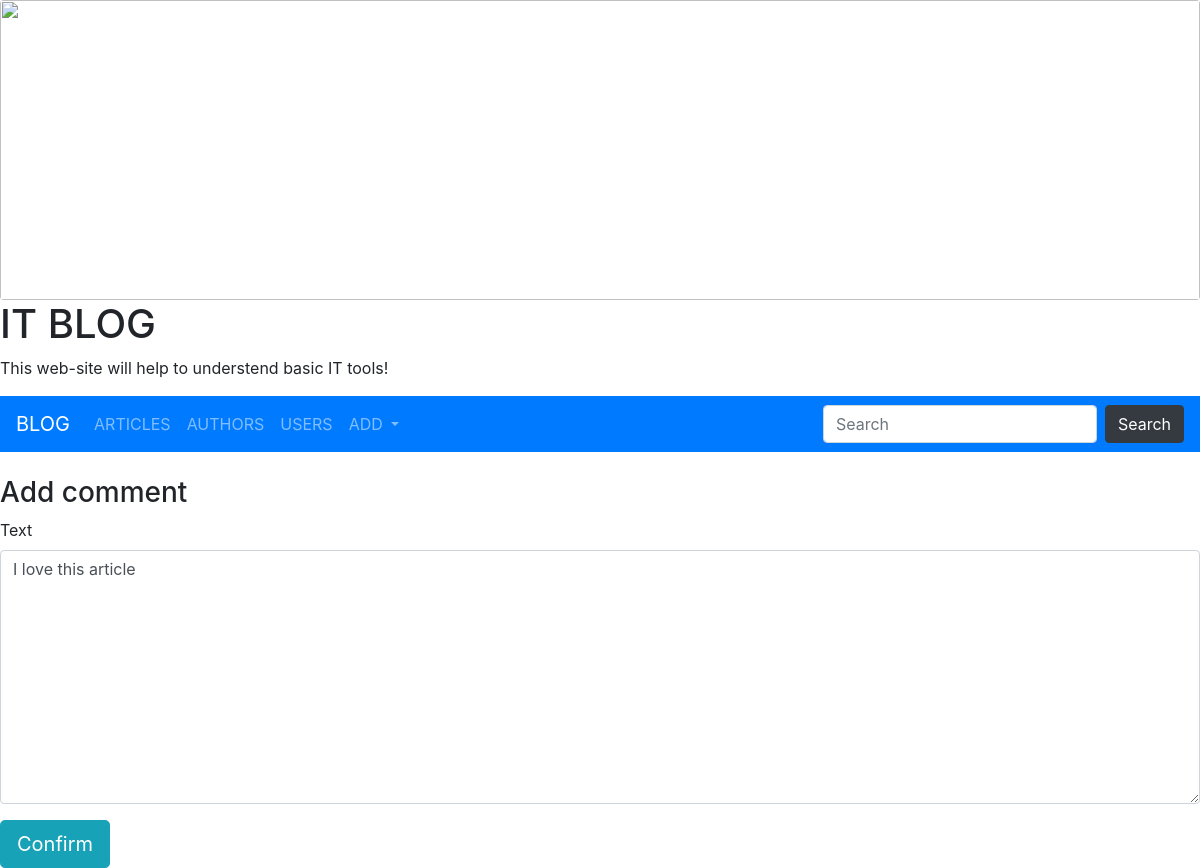
Page /comment/edit/1/ on the earlier database version.
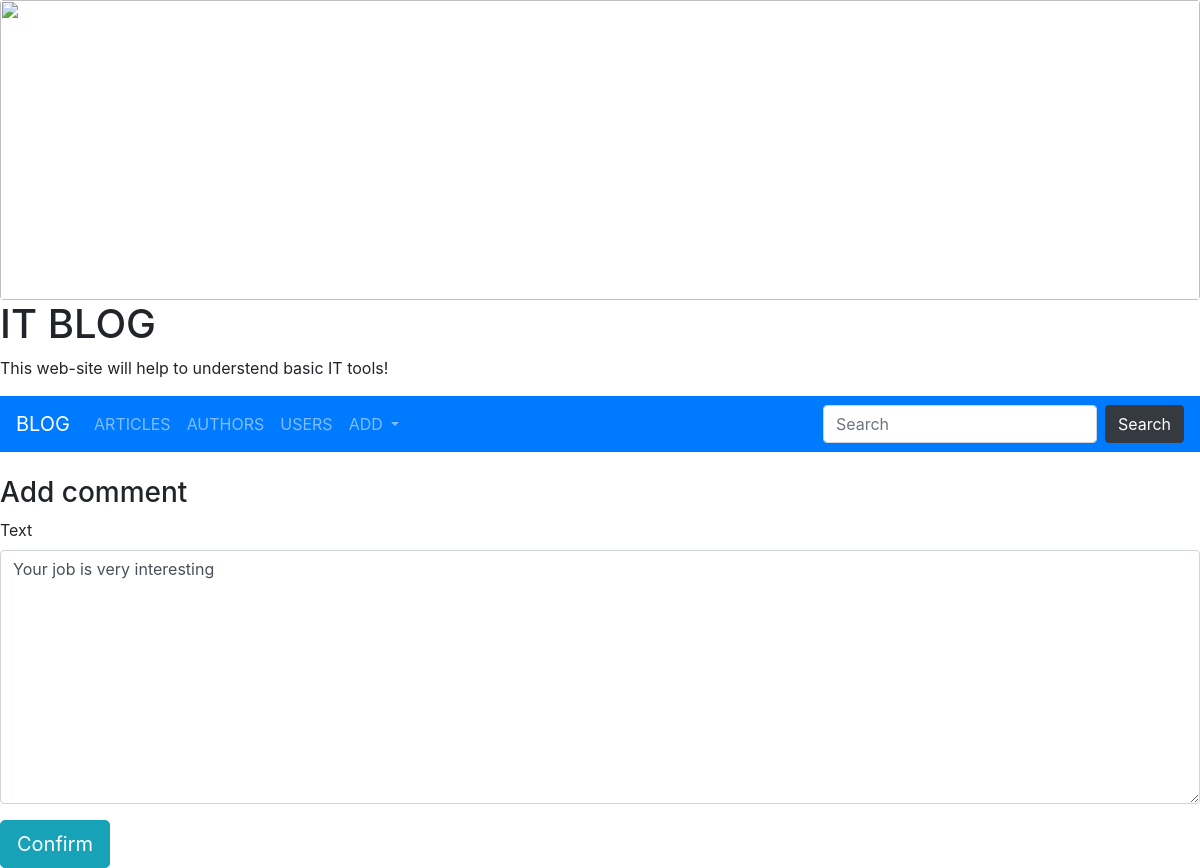
Same page on the later database version.
### article/models.py (models this page shows, shortened)
class Comment(models.Model):
    article = models.ForeignKey(to=Article, on_delete=models.CASCADE, related_name="comments")
    text = models.TextField()
    user = models.ForeignKey(to=User, on_delete=models.CASCADE, related_name="comments")
    class Meta:
        verbose_name = "Коментарий"
        verbose_name_plural = "Комментарии"
        ordering = ["user"]

### article/views.py (the view)
# urls.py: path("comment/edit/<int:id>/", edit_comment, name="edit-comment"),
def edit_comment(request, id):
    comment = Comment.objects.get(id=id)
    if request.method == "POST":
        form = CommentForm(request.POST, instance=comment)
        if form.is_valid():
            form.save()
            return render(request, "article/success.html")
    form = CommentForm(instance=comment)
    return render(request, "article/comment.html", {"form":form})

### article/forms.py
class CommentForm(forms.ModelForm):
    class Meta:
        model = Comment
        fields = ['article', 'text', 'user']

### article/templates/article/comment.html (shortened to what this page needs)
{% extends 'base.html' %}
{% load bootstrap4 %}
{% block content %}
    <h3>Add comment</h3>
    <form method="POST">
        {% bootstrap_form form %}
        <button class="btn btn-lg btn-info">Confirm</button>
{% endblock %}

Differences in the rows shown:
changed Comment: text "I love this article" → "Your job is very interesting"
